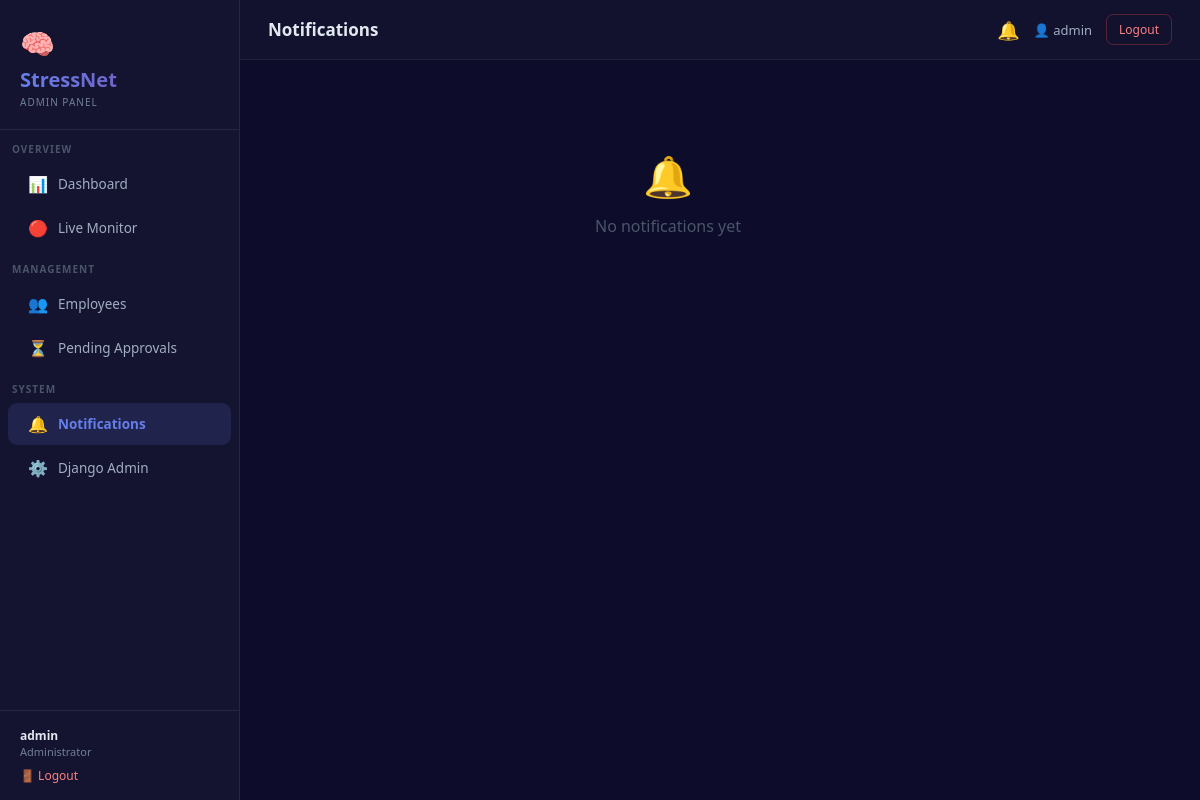
/admin-panel/notifications/ (signed in), run on an earlier commit of the app's database.
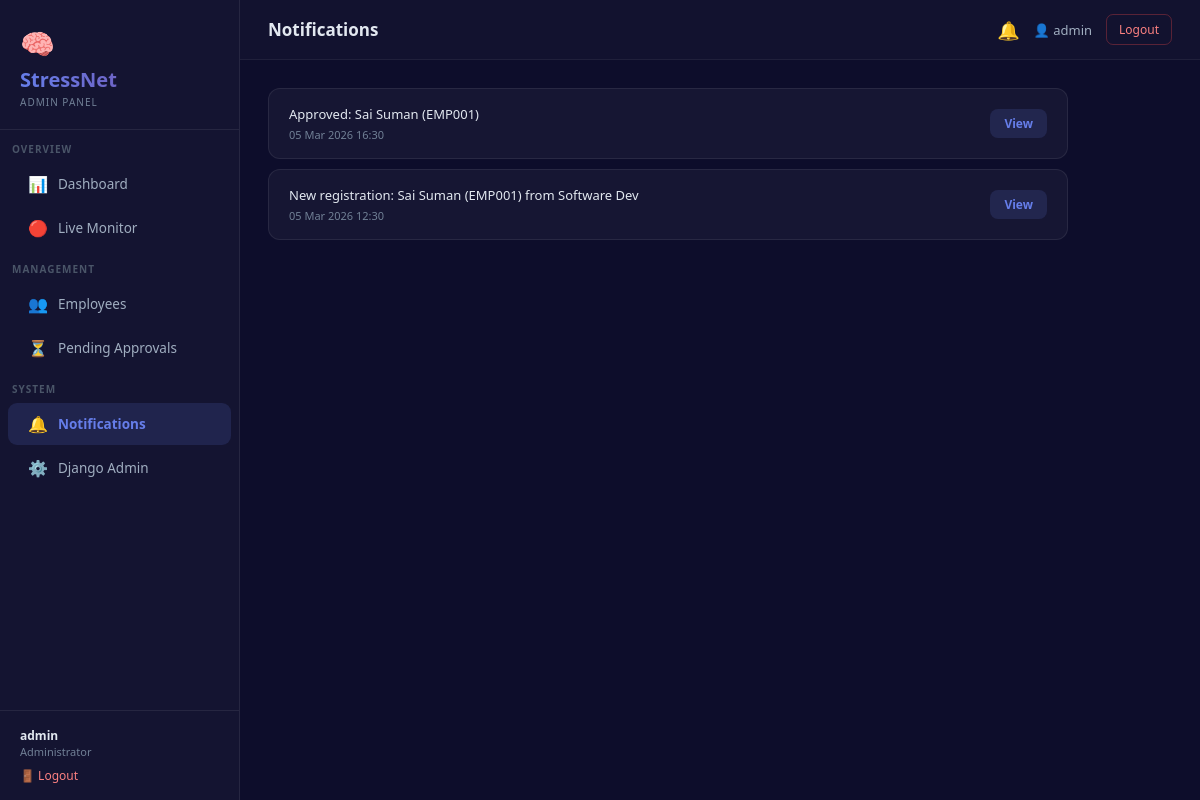
And on a later commit of the database.
### stress_app/models.py (models this page shows, shortened)
class Notification(models.Model):
    message    = models.TextField()
    is_read    = models.BooleanField(default=False)
    created_at = models.DateTimeField(auto_now_add=True)
    link       = models.CharField(max_length=200, blank=True)
    class Meta:
        ordering = ['-created_at']

### stress_app/views.py (the view)
    def wrapper(request, *args, **kwargs):
        if not request.user.is_authenticated:
            return redirect('login_view')
        if not is_admin(request.user):
            return redirect('user_dashboard')
        return view_func(request, *args, **kwargs)

### stress_app/views.py (called while the page is built)
def is_admin(user):
    return user.is_authenticated and (user.is_staff or user.is_superuser)

def admin_required(view_func):
    def wrapper(request, *args, **kwargs):
        if not request.user.is_authenticated:
            return redirect('login_view')
        if not is_admin(request.user):
            return redirect('user_dashboard')
        return view_func(request, *args, **kwargs)
    wrapper.__name__ = view_func.__name__
    return wrapper

@admin_required
def admin_notifications(request):
    Notification.objects.filter(is_read=False).update(is_read=True)
    notifs = Notification.objects.all().order_by('-created_at')
    return render(request, 'stress_app/admin_notifications.html', {'notifs': notifs, 'unread': 0})

### stress_app/templates/stress_app/admin_notifications.html (shortened to what this page needs)
{% extends 'stress_app/admin_base.html' %}
{% block page_title %}Notifications{% endblock %}
{% block content %}
<div style="max-width:800px;">
{% for n in notifs %}
<div style="background:rgba(255,255,255,0.04);border:1px solid rgba(255,255,255,0.08);border-radius:12px;padding:16px 20px;margin-bottom:10px;display:flex;justify-content:space-between;align-items:center;">
    <div>
        <div style="font-size:13px;color:#e2e8f0;margin-bottom:4px;">{{ n.message }}</div>
        <div style="font-size:11px;color:#718096;">{{ n.created_at|date:"d M Y H:i" }}</div>
    </div>
    {% if n.link %}
    <a href="{{ n.link }}" style="padding:6px 14px;background:rgba(102,126,234,0.15);color:#667eea;border-radius:8px;font-size:12px;font-weight:600;text-decoration:none;white-space:nowrap;margin-left:12px;">View</a>
    {% endif %}
</div>
{% empty %}
<div style="text-align:center;padding:60px;color:#4a5568;">
    <div style="font-size:40px;margin-bottom:12px;">🔔</div>
    <div>No notifications yet</div>
</div>
{% endfor %}
</div>
{% endblock %}

What changed in the data, as far as the page shows it:
added Notification: message "Approved: Sai Suman (EMP001)", created_at "05 Mar 2026 16:30"
added Notification: message "New registration: Sai Suman (EMP001) from Software Dev", created_at "05 Mar 2026 12:30"
Also different on the page:
text no longer shown: "🔔 No notifications yet"
